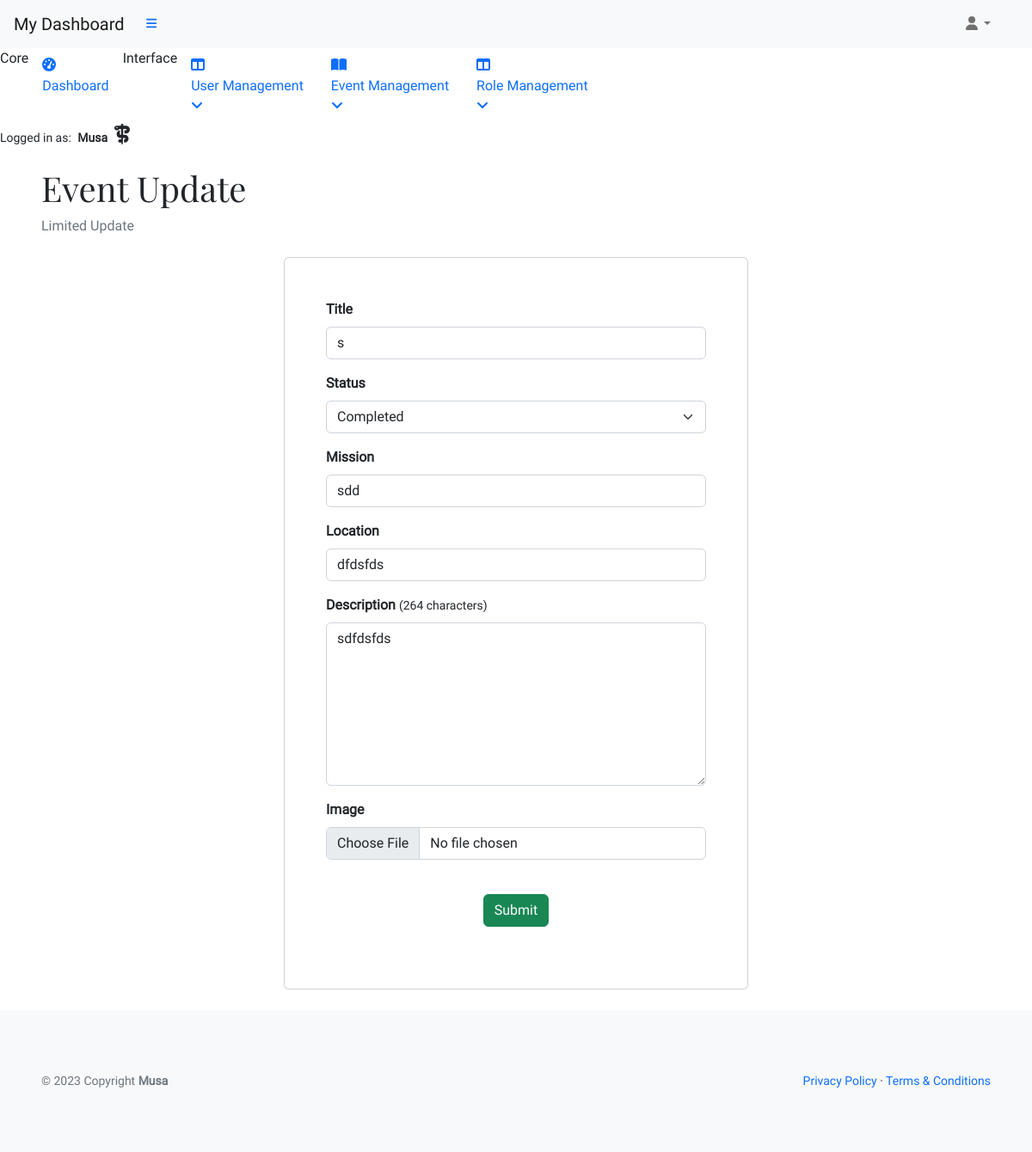
Screenshot of /office/update/s/ (signed in) with the database file from the repository.
### musa/models.py (models this page shows, shortened)
class UserProfile(AbstractUser):
    verified = models.BooleanField(default=False)
    role = models.IntegerField(choices=ROLES, default=0)
    user_card = models.ManyToManyField(
        'vote_management.VoteCard', through='vote_management.VoteRecord', related_name='user_cards')
    class Meta:
        ordering = ['username']

### vote_management/models.py (models this page shows, shortened)
class VoteCard(models.Model):
    title = models.CharField(max_length=20, unique=True)
    slug = models.SlugField(max_length=200, unique=True)
    author = models.ForeignKey(
        'musa.UserProfile', on_delete=models.CASCADE, related_name="card_author")
    category = models.ForeignKey(
        Category, on_delete=models.CASCADE, related_name="categories")
    mission = models.CharField(max_length=20)
    location = models.CharField(max_length=20)
    description = models.TextField(max_length=258)
    expire = models.DateField()
    event_image = CloudinaryField('image', default='placeholder')
    vote_record = models.ManyToManyField('musa.UserProfile', through='VoteRecord',
                                         related_name='user_votes', blank=True)
    candidates = models.ManyToManyField('ElectedPerson', related_name='vote_cards',
                                        blank=True)
    status = models.IntegerField(choices=STATUS, default=0)
    excerpt = models.TextField(blank=True)
    type = models.IntegerField(choices=CARD_TYPE, default=0)
    created_on = models.DateField(auto_now_add=True)
    class Meta:
        ordering = ['-created_on']

### vote_management/views.py (the view, shortened to what this page needs)
# urls.py: path('office/update/<slug:slug>/', AdminVoteCardDetailView.as_view(),
class AdminVoteCardDetailView(BaseAdminVoteCardDetailView):
    template_name = 'backend/admin-dashboard/update.html'

### admin_profile/views.py (called while the page is built)
    def test_func(self):
        user_profile = self.request.user
        return user_profile and user_profile.role == 2

### vote_management/views.py (called while the page is built)
    def get(self, request, slug, *args, **kwargs):
        context = self.get_context_data(slug)
        return render(request, self.template_name, context)

    def get_context_data(self, slug):
        queryset = VoteCard.objects.order_by('-created_on')
        event = get_object_or_404(queryset, slug=slug)
        status = STATUS
        candidates = event.candidates.all()
        return {
            "event": event,
            "candidates": candidates,
            "status": status,
            "user_authenticated": self.request.user.is_authenticated
        }

### templates/backend/admin-dashboard/update.html (shortened to what this page needs)
{% extends "backend/admin-dashboard/base.html" %}
{% load i18n %}
{% block content%}
<div id="layoutSidenav_content">
    <main>
        <div class="container-fluid px-5">
            <h1 class="mt-4">Event Update</h1>
            <ol class="breadcrumb mb-4">
                <li class="breadcrumb-item active">Limited Update</li>
            </ol>
            {% if request.user.role == 0 %}
            <div class="alert alert-warning text-center" role="alert">
                In order to update a Voting Event you need to be an admin.
            </div>
            {% elif request.user.role == 2%}
            <div class="row d-flex justify-content-center align-items-center">
                <div class="col-xl-6 col-md-12 d-inline-block">
                    <form method="POST" class="card p-5" enctype="multipart/form-data">
                        <div class="mb-3">
                            <label for="title" class="form-label"><strong>Title</strong></label>
                            <input type="text" name="title" class="form-control" id="title" maxlength="20" value="{{ event.title }}"
                                required>
                        </div>
                        <div class="mb-3">
                            <label for="status" class="form-label"><strong>Status</strong></label>
                            <select id="status" name="status" class="form-select" aria-label="Default select example">
                                <option value="{{ event.status }}" selected> {{ event.get_status_display }}</option>
                            </select>
                        </div>
                        <div class="mb-3">
                            <label for="mission" class="form-label"><strong>Mission</strong></label>
                            <input type="text" name="mission" maxlength="20" class="form-control" id="mission"
                                value="{{ event.mission }}" required>
                        </div>
                        <div class="mb-3">
                            <label for="location" class="form-label"><strong>Location</strong></label>
                            <input type="text" name="location" maxlength="20" class="form-control" id="location"
                                value="{{ event.location }}" required>
                        </div>
                        <div class="mb-3">
                            <label for="description" class="form-label">
                                <strong>Description</strong>
                                <small>(264 characters)</small>
                            </label>
                            <textarea name="description" class="form-control" id="description" maxlength="258" rows="4"
                                required>{{ event.description}}</textarea>
                        </div>
                        <div class="mb-3">
                            <label for="event_image" class="form-label"><strong>Image</strong></label>
                            <input type="file" name="event_image" id="event_image" class="form-control">
                        </div>
                        <div class="row my-4 text-center">
                            <div class="col-12 d-inline-block">
                                <button type="submit" class="btn btn-success">Submit</button>
                            </div>
                        </div>
                    </form>
                </div>
            </div>
            {% endif %}
        </div>
    </main>
</div>
{% endblock %}

### templates/backend/admin-dashboard/base.html (shortened to what this page needs)
{% load static %}
{% now "Y-m-d" as current_date %}
{% now "Y" as copyright %}
<!DOCTYPE html>
<html lang="en">
<head>
    <link href="https://cdn.jsdelivr.net/npm/simple-datatables@7.1.2/dist/style.min.css" rel="stylesheet" />
    <link href="{% static 'admin/vendor/css/styles.css' %}" rel="stylesheet" />
    <link rel="stylesheet" href="{% static 'custom/css/style.css' %}">
</head>
<body class="sb-nav-fixed">
    <nav class="sb-topnav navbar navbar-expand navbar-light bg-light">
        <a class="navbar-brand ps-3" href="{% url 'admin_dashboard' %}">My Dashboard</a>
        <button class="btn btn-link btn-sm order-1 order-lg-0 me-4 me-lg-0" id="sidebarToggle" href="#!"><i
                class="fas fa-bars"></i></button>
        <div class="d-md-inline-block form-inline ms-auto me-0 me-md-3 my-2 my-md-0">
            <ul class="navbar-nav ms-auto ms-md-0 me-3 me-lg-4">
                <li class="nav-item dropdown">
                    <a class="nav-link dropdown-toggle" id="navbarDropdown" href="#" role="button"
                        data-bs-toggle="dropdown" aria-expanded="false"><i class="fas fa-user fa-fw"></i></a>
                </li>
            </ul>
        </div>
    </nav>
    <div id="layoutSidenav">
        <div id="layoutSidenav_nav">
            <nav class="sb-sidenav accordion sb-sidenav-light" id="sidenavAccordion">
                <div class="sb-sidenav-menu">
                    <div class="nav">
                        <div class="sb-sidenav-menu-heading">Core</div>
                        <a class="nav-link" href="{% url 'admin_dashboard' %}">
                            <div class="sb-nav-link-icon"><i class="fas fa-tachometer-alt"></i></div>
                            Dashboard
                        </a>
                        <div class="sb-sidenav-menu-heading">Interface</div>
                        <a class="nav-link collapsed" href="#" data-bs-toggle="collapse"
                            data-bs-target="#collapseLayouts" aria-expanded="false" aria-controls="collapseLayouts">
                            <div class="sb-nav-link-icon"><i class="fas fa-columns"></i></div>
                            User Management
                            <div class="sb-sidenav-collapse-arrow"><i class="fas fa-angle-down"></i></div>
                        </a>
                        <a class="nav-link collapsed" href="#" data-bs-toggle="collapse" data-bs-target="#collapsePages"
                            aria-expanded="false" aria-controls="collapsePages">
                            <div class="sb-nav-link-icon"><i class="fas fa-book-open"></i></div>
                            Event Management
                            <div class="sb-sidenav-collapse-arrow"><i class="fas fa-angle-down"></i></div>
                        </a>
                        <a class="nav-link collapsed" href="#" data-bs-toggle="collapse" data-bs-target="#collapseRoles"
                            aria-expanded="false" aria-controls="collapseRoles">
                            <div class="sb-nav-link-icon"><i class="fas fa-columns"></i></div>
                            Role Management
                            <div class="sb-sidenav-collapse-arrow"><i class="fas fa-angle-down"></i></div>
                        </a>
                    </div>
                </div>
                <div class="sb-sidenav-footer">
                    <div class="small">Logged in as:
                        <span class="px-1"><strong>{{ request.user.username }}
                                {% if request.user.role == 2 %}
                                <i class="fa-solid fa-staff-snake px-1 fs-4 text"></i>
                                {% endif %}
                            </strong>
                        </span>
                    </div>
                </div>
            </nav>
        </div>
        {% block content %}
        {% endblock content %}
    </div>
    <footer class="py-4 bg-light mt-4">
        <div class="container-fluid p-5">
            <div class="d-flex align-items-center justify-content-between small">
                <div class="text-muted">        © {{ copyright }} Copyright
                    <a class="text-reset fw-bold" href="https://github.com/plexoio/musa">Musa</a></div>
                <div>
                    <a href="#">Privacy Policy</a>
                    &middot;
                    <a href="#">Terms &amp; Conditions</a>
                </div>
            </div>
        </div>
    </footer>
</body>
</html>

### static/custom/css/style.css (style rules this page uses)
* { font-family: 'Roboto', Fairplay, sans-serif; }
h1 { font-family: 'Fairplay', Roboto, sans-serif; }
a { text-decoration: none; }
#description { min-height: 190px; text-align: justify; }
input { border: none; }

### rows the page displays
UserProfile: user.username "Musa"
VoteCard: title "s", status "Completed", mission "sdd", location "dfdsfds", description "sdfdsfds"

### other values shown
{{ copyright }} "2023"
